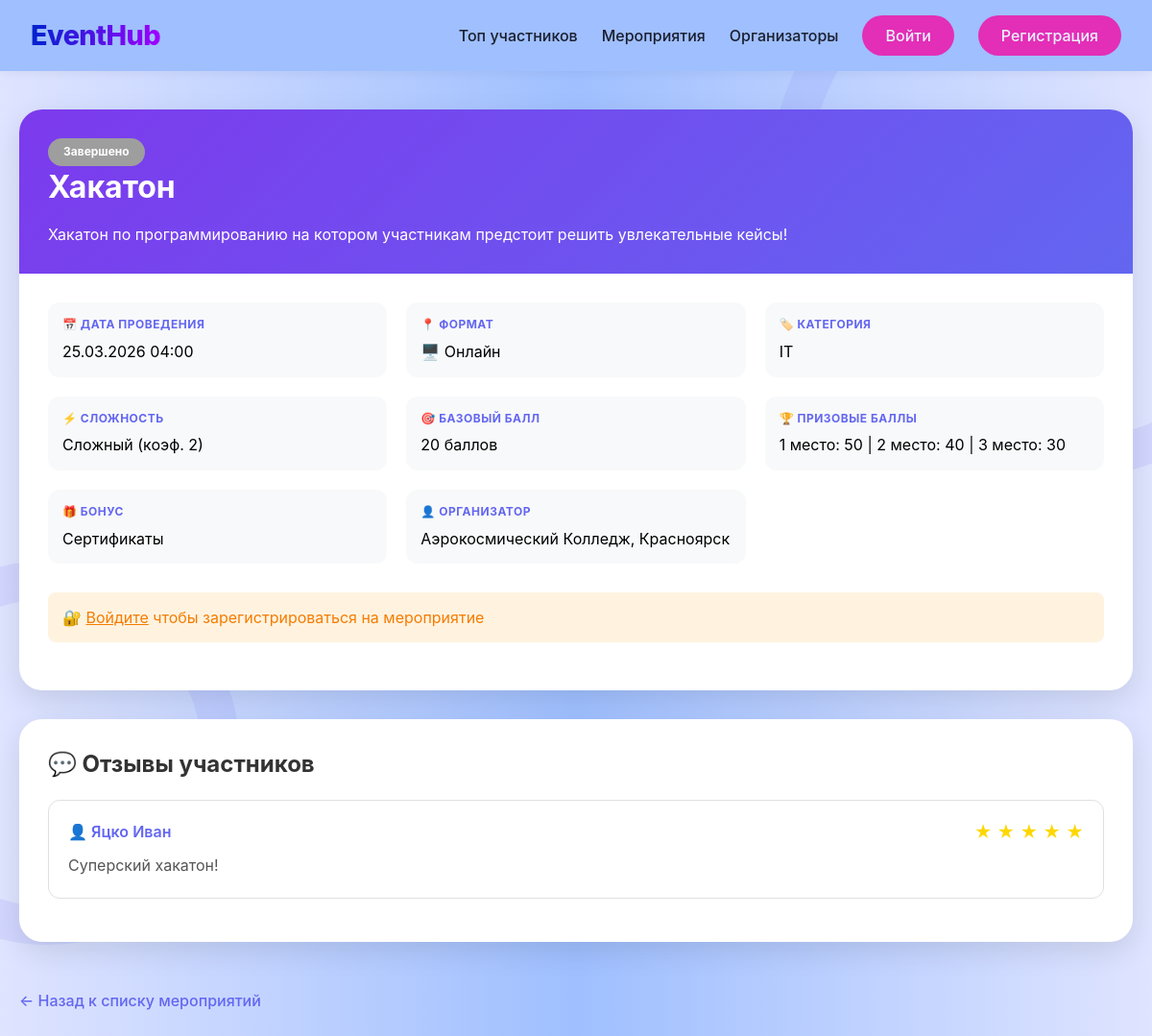
The app's page /src/pages/event_page.php?id=1 with its own data.
### tables this page shows
CREATE TABLE `event` (
  `event_id` int NOT NULL,
  `promoter_id` int NOT NULL,
  `event_category_id` int NOT NULL,
  `difficulty_id` int NOT NULL,
  `status_id` int NOT NULL,
  `event_name` varchar(100) NOT NULL,
  `event_descr` varchar(250) NOT NULL,
  `event_date` datetime NOT NULL DEFAULT CURRENT_TIMESTAMP,
  `event_format` text NOT NULL,
  `base_score` int NOT NULL,
  `firstp_score` int NOT NULL,
  `secondp_score` int NOT NULL,
  `thirdp_score` int NOT NULL,
  `event_bonus` varchar(250) NOT NULL
);

CREATE TABLE `event_category` (
  `event_category_id` int NOT NULL,
  `event_category_name` varchar(45) NOT NULL,
  `event_category_descr` varchar(250) NOT NULL
);

CREATE TABLE `difficulty` (
  `difficulty_id` int NOT NULL,
  `difficulty_name` text NOT NULL,
  `difficulty_coefficient` double NOT NULL
);

CREATE TABLE `promoter` (
  `promoter_id` int NOT NULL,
  `register_id` int NOT NULL,
  `promoter_name` varchar(100) NOT NULL,
  `promoter_city` text NOT NULL,
  `promoter_type` text NOT NULL,
  `promoter_prize` text NOT NULL,
  `promoter_eventcount` int NOT NULL,
  `promoter_rating` decimal(3,1) DEFAULT NULL
);

CREATE TABLE `review` (
  `review_id` int NOT NULL,
  `user_id` int NOT NULL,
  `event_id` int NOT NULL,
  `review_text` varchar(250) NOT NULL,
  `review_score` int NOT NULL
);

CREATE TABLE `user` (
  `user_id` int NOT NULL,
  `register_id` int NOT NULL,
  `user_lastname` text NOT NULL,
  `user_name` text NOT NULL,
  `user_midname` text NOT NULL,
  `user_bdate` date NOT NULL,
  `user_city` text NOT NULL
);

### src/pages/event_page.php (the view, shortened to what this page needs)
<?php
$db = Database::getConnection();
$event_id = isset($_GET['id']) ? $_GET['id'] : 0;
$eventQuery = mysqli_query($db, "SELECT * FROM `event` WHERE `event_id` = '$event_id'");
$event = mysqli_fetch_assoc($eventQuery);
$promoterQuery = mysqli_query($db, "SELECT * FROM `promoter` WHERE `promoter_id` = '{$event['promoter_id']}'");
$promoter = mysqli_fetch_assoc($promoterQuery);
$categoryQuery = mysqli_query($db, "SELECT * FROM `event_category` WHERE `event_category_id` = '{$event['event_category_id']}'");
$category = mysqli_fetch_assoc($categoryQuery);
$difficultyQuery = mysqli_query($db, "SELECT * FROM `difficulty` WHERE `difficulty_id` = '{$event['difficulty_id']}'");
$difficulty = mysqli_fetch_assoc($difficultyQuery);
$status_names = [
    1 => 'На модерации',
    2 => 'Приём заявок',
    3 => 'Идёт',
    4 => 'Завершено'
];
$isRegistered = false;
?>
<!DOCTYPE html>
<html lang="ru">
<head>
</head>
<body>
    <div class="bg-circles">
    </div>
    <header class="header">
        <a href="/" class="logo">EventHub</a>
        <div class="nav-links">
            <a href="/top_users">Топ участников</a>
            <a href="/events">Мероприятия</a>
            <a href="/organizers">Организаторы</a>
            <?php if (isset($_SESSION['register_id'])): ?>
                <a href="/profile" class="profile-link">Личный кабинет</a>
                <a href="/logout" class="logout-link">Выйти</a>
            <?php else: ?>
                <a href="/login" class="profile-link">Войти</a>
                <a href="/reg" class="profile-link">Регистрация</a>
            <?php endif; ?>
        </div>
    </header>
    <div class="main-container">
        <div class="event-card">
            <div class="event-header">
                <span class="status-badge"><?= $status_names[$event['status_id']] ?></span>
                <h1><?= htmlspecialchars($event['event_name']) ?></h1>
                <p><?= htmlspecialchars($event['event_descr']) ?></p>
            </div>
            <div class="event-content">
                <div class="info-grid">
                    <div class="info-item">
                        <strong>📅 Дата проведения</strong>
                        <span><?= date('d.m.Y H:i', strtotime($event['event_date'])) ?></span>
                    </div>
                    <div class="info-item">
                        <strong>📍 Формат</strong>
                        <span><?= $event['event_format'] == 'online' ? '🖥️ Онлайн' : '🏢 Оффлайн' ?></span>
                    </div>
                    <div class="info-item">
                        <strong>🏷️ Категория</strong>
                        <span><?= htmlspecialchars($category['event_category_name']) ?></span>
                    </div>
                    <div class="info-item">
                        <strong>⚡ Сложность</strong>
                        <span><?= htmlspecialchars($difficulty['difficulty_name']) ?> (коэф. <?= $difficulty['difficulty_coefficient'] ?>)</span>
                    </div>
                    <div class="info-item">
                        <strong>🎯 Базовый балл</strong>
                        <span><?= $event['base_score'] ?> баллов</span>
                    </div>
                    <div class="info-item">
                        <strong>🏆 Призовые баллы</strong>
                        <span>1 место: <?= $event['firstp_score'] ?> | 2 место: <?= $event['secondp_score'] ?> | 3 место: <?= $event['thirdp_score'] ?></span>
                    </div>
                    <div class="info-item">
                        <strong>🎁 Бонус</strong>
                        <span><?= $event['event_bonus'] ? htmlspecialchars($event['event_bonus']) : 'Нет' ?></span>
                    </div>
                    <div class="info-item">
                        <strong>👤 Организатор</strong>
                        <span><?= htmlspecialchars($promoter['promoter_name']) ?>, <?= htmlspecialchars($promoter['promoter_city']) ?></span>
                    </div>
                </div>
                <?php
                if (isset($_SESSION['register_role']) && $_SESSION['register_role'] == '1') {
                    if ($event['status_id'] == 2) {
                        if ($isRegistered) {
                            echo '<div class="alert">✅ Вы зарегистрированы на это мероприятие</div>';
                        } else {
                ?>
                            <form action="/joinEvent" method="POST">
                                <input type="hidden" name="user_id" value="<?= $user_id ?>">
                                <input type="hidden" name="event_id" value="<?= $event_id ?>">
                                <button type="submit" class="btn">📝 Зарегистрироваться на мероприятие</button>
                            </form>
                <?php
                        }
                    } elseif ($event['status_id'] == 3) {
                        echo '<div class="alert alert-warning">⚠️ Мероприятие уже идёт, регистрация закрыта</div>';
                    } elseif ($event['status_id'] == 4) {
                        echo '<div class="alert">🏁 Мероприятие завершено</div>';
                    }
                } elseif (!isset($_SESSION['register_id'])) {
                    echo '<div class="alert alert-warning">🔐 <a href="/login" style="color: #f57c00;">Войдите</a> чтобы зарегистрироваться на мероприятие</div>';
                }
                ?>
            </div>
        </div>
        <?php
        $reviews = mysqli_query($db, "SELECT r.*, u.user_name, u.user_lastname
            FROM `review` r
            JOIN `user` u ON r.user_id = u.user_id
            WHERE r.event_id = '$event_id'
            ORDER BY r.review_id DESC");
        if (mysqli_num_rows($reviews) > 0) {
        ?>
            <div class="reviews-section">
                <h3>💬 Отзывы участников</h3>
                <?php while ($review = mysqli_fetch_assoc($reviews)): ?>
                    <div class="review-card">
                        <div class="review-header">
                            <span class="reviewer-name">👤 <?= htmlspecialchars($review['user_lastname']) ?> <?= htmlspecialchars($review['user_name']) ?></span>
                            <span class="review-stars">
                                <?php for ($i = 1; $i <= 5; $i++): ?>
                                    <?= $i <= $review['review_score'] ? '★' : '☆' ?>
                                <?php endfor; ?>
                            </span>
                        </div>
                        <div class="review-text">
                            <?= htmlspecialchars($review['review_text']) ?>
                        </div>
                    </div>
                <?php endwhile; ?>
            </div>
        <?php
        }
        ?>
        <a href="/events" class="back-link">← Назад к списку мероприятий</a>
    </div>
</body>
</html>

### records on screen
event: status "Завершено", event_name "Хакатон", event_descr "Хакатон по программированию на котором участникам предстоит решить увлекательные кейсы!", event_date "25.03.2026 04:00", base_score "20", firstp_score "50", secondp_score "40", thirdp_score "30", event_bonus "Сертификаты"
event_category: event_category_name "IT"
difficulty: difficulty_name "Сложный", difficulty_coefficient "2"
promoter: promoter_name "Аэрокосмический Колледж", promoter_city "Красноярск"
review: user.user_lastname "Яцко", user.user_name "Иван", review_score 5 (drawn), review_text "Суперский хакатон!"
